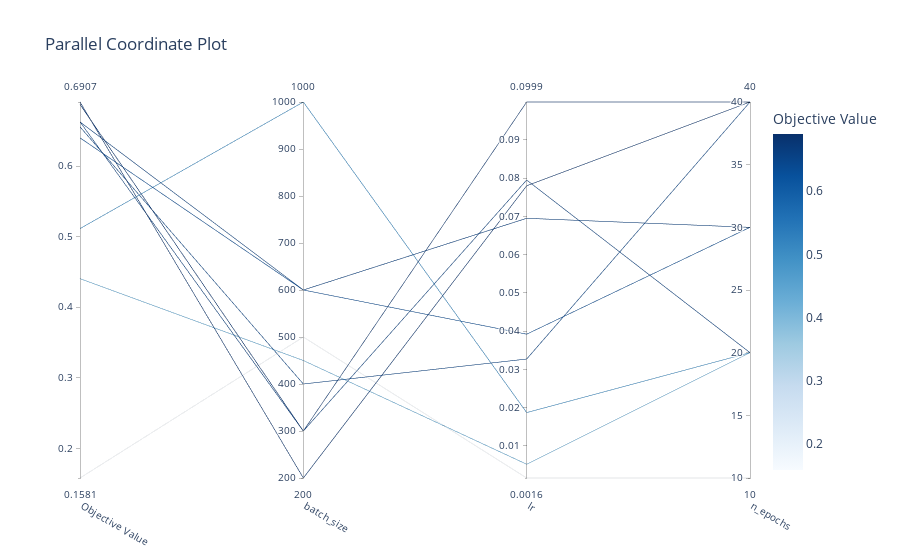

The cell this chart's notebook holds for it:
### Code cell
opt_viz.plot_parallel_coordinate(study)

### Figure 1 — Plotly figure (JSON) as saved in the notebook; plotly's stock layout.template omitted (floating-point values rounded to 4 significant figures)
{"data": [{"dimensions": [{"label": "Objective Value", "range": [0.1581, 0.6907], "values": [0.6555, 0.4405, 0.6399, 0.1581, 0.6907, 0.6626, 0.5114, 0.6624, 0.6873]}, {"label": "batch_size", "range": [200, 1000], "values": [400, 450, 600, 500, 200, 300, 1000, 600, 300]}, {"label": "lr", "range": [0.0016, 0.0999], "values": [0.0327, 0.0052, 0.0392, 0.0016, 0.078, 0.0795, 0.0187, 0.0695, 0.0999]}, {"label": "n_epochs", "range": [10, 40], "values": [40, 20, 30, 10, 40, 20, 20, 30, 40]}], "labelangle": 30, "labelside": "bottom", "line": {"color": [0.6555, 0.4405, 0.6399, 0.1581, 0.6907, 0.6626, 0.5114, 0.6624, 0.6873], "colorbar": {"title": {"text": "Objective Value"}}, "colorscale": [[0, "rgb(247,251,255)"], [0.125, "rgb(222,235,247)"], [0.25, "rgb(198,219,239)"], [0.375, "rgb(158,202,225)"], [0.5, "rgb(107,174,214)"], [0.625, "rgb(66,146,198)"], [0.75, "rgb(33,113,181)"], [0.875, "rgb(8,81,156)"], [1, "rgb(8,48,107)"]], "reversescale": false, "showscale": true}, "type": "parcoords"}], "layout": {"autosize": true, "title": {"text": "Parallel Coordinate Plot"}}}
